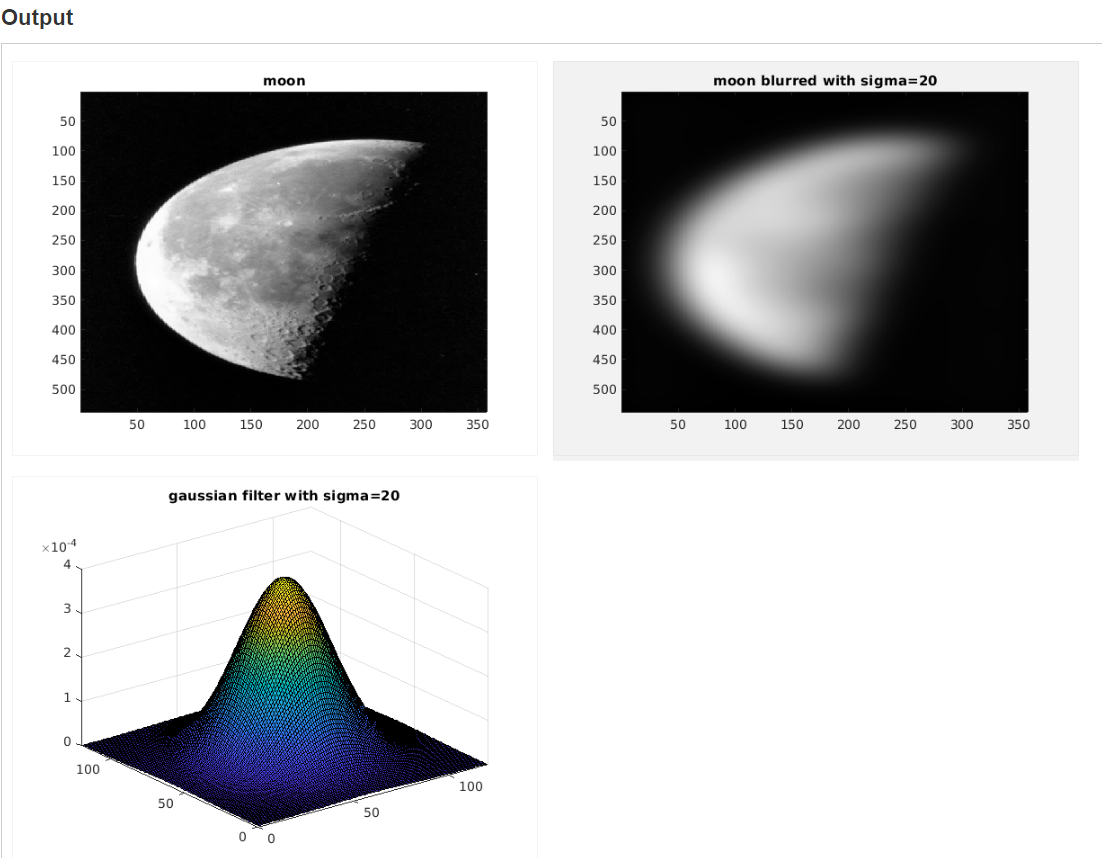
%> input picture MATLAB Programming for Engineers and Scientists/Introduction to data_signal_image_analysis_using_matlab/week_3/moon.png, 1102 x 858 px
$ octave --eval "result = SobelMagnitude(rgb2gray(imread('moon.png')));"   (GNU Octave 9; MATLAB toolbox functions it lacks are replaced by stand-ins)
%> lines starting %> are read from the running program, lines starting %| are printed output that depends on the picture
%{

Edge strength
Sobel filters are useful for image edge detection. Horizontal and vertical Sobel filters provide positive filter re
negative response for similarly oriented dark-to-bright edge transitions. Often, we only want to know the mag
pixel.
Write a function called SobelMagnitude, which takes as input an image img, and outputs edge_mag, the m
computing the square root of the sum of the squared horizontal and vertical filter response results.
When running the example code, your output should look identical to this:

%}

function edge_mag = SobelMagnitude(img)
 % Use fspecial to generate the horizontal and vertical Sobel filters (sh and sv)
    sh = fspecial('sobel');
    sv = sh';
% Apply both filters to the image to generate img_sh and img_sv
    img_sh = conv2(img, sh, 'same');
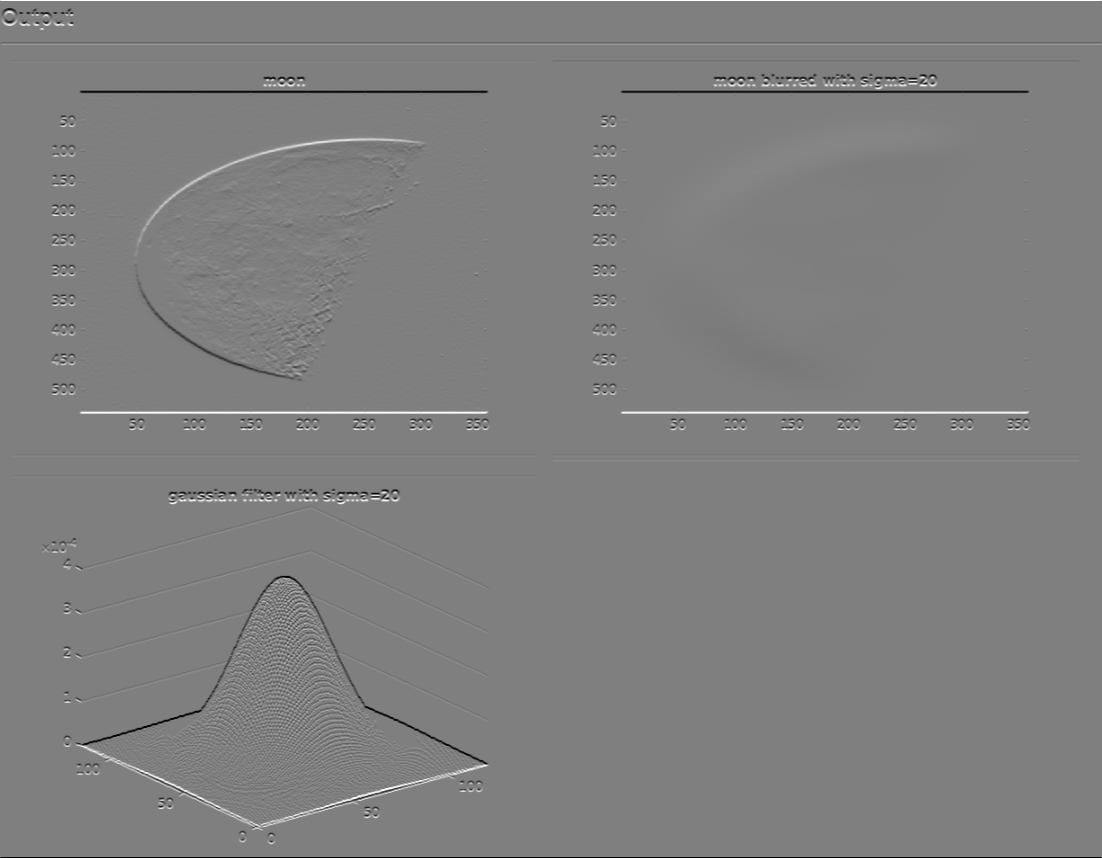
%> img_sh: size 858x1102 double; min -1020, max 1020, mean 0; drawn with min black and max white
    img_sv = conv2(img, sv, 'same');
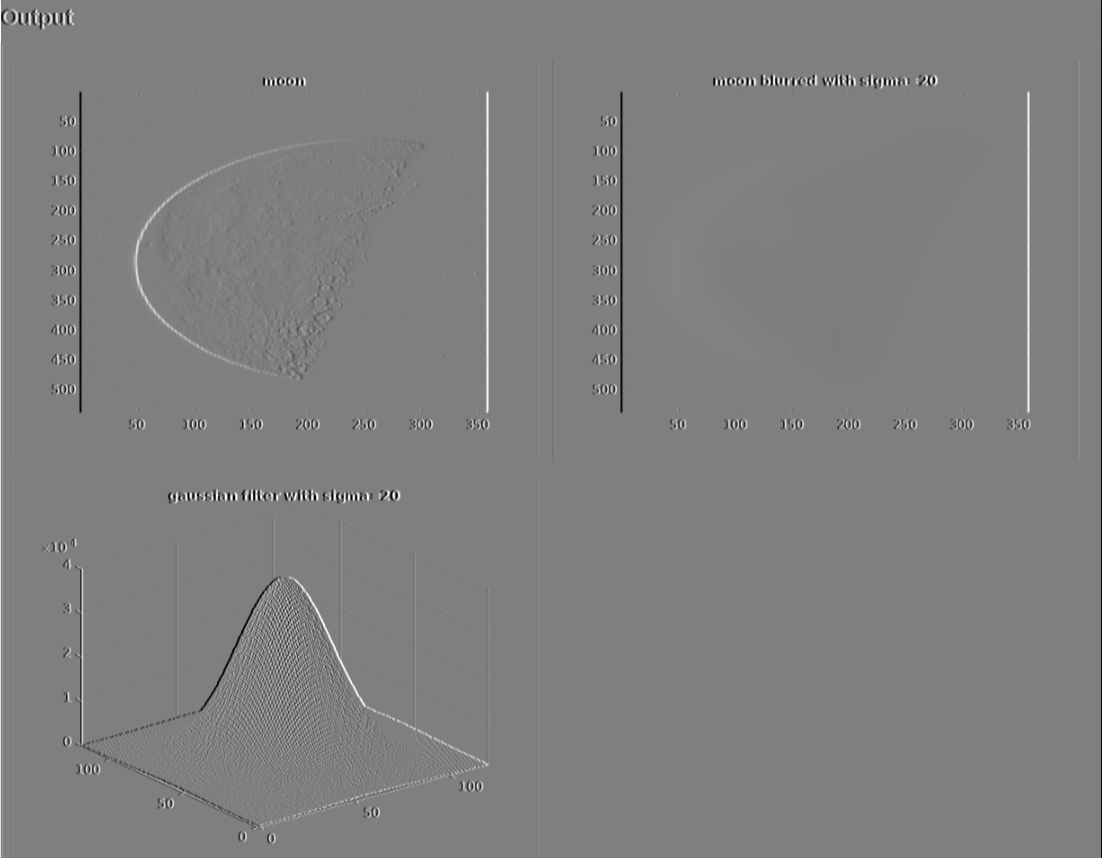
%> img_sv: size 858x1102 double; min -1020, max 1020, mean 0; mean of the top-left, top-right, bottom-left and bottom-right quarters 1.8, -1.8, 1.9, -1.9; drawn with min black and max white
% Compute edge_mag as the square root of the sum of the squared img_sh and img_sv results
    edge_mag = sqrt(img_sh.*img_sh + img_sv.*img_sv);
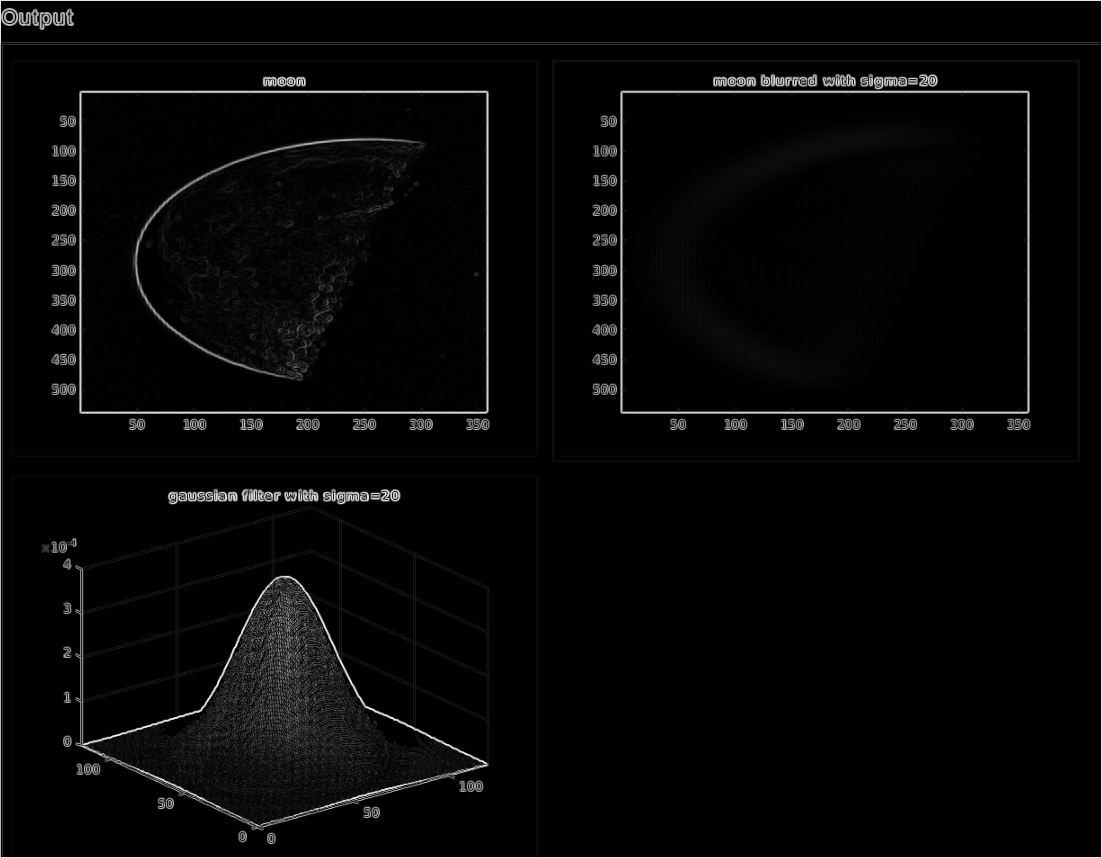
%> edge_mag: size 858x1102 double; min 0, max 1139.5, mean 32.4; drawn with min black and max white
end


% [6 lines of commented-out code are left out]
